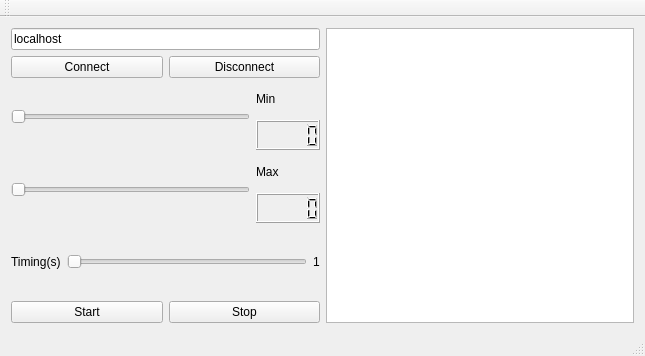
<?xml version="1.0" encoding="UTF-8"?>
<ui version="4.0">
 <class>MainWindow</class>
 <widget class="QMainWindow" name="MainWindow">
  <property name="geometry">
   <rect>
    <x>0</x>
    <y>0</y>
    <width>645</width>
    <height>356</height>
   </rect>
  </property>
  <property name="windowTitle">
   <string>MainWindow</string>
  </property>
  <widget class="QWidget" name="centralWidget">
   <layout class="QVBoxLayout" name="verticalLayout_5">
    <item>
     <layout class="QHBoxLayout" name="horizontalLayout_6">
      <item>
       <layout class="QVBoxLayout" name="verticalLayout_4">
        <item>
         <layout class="QVBoxLayout" name="verticalLayout_3">
          <item>
           <widget class="QLineEdit" name="lineEdit">
            <property name="text">
             <string>localhost</string>
            </property>
           </widget>
          </item>
          <item>
           <layout class="QHBoxLayout" name="horizontalLayout_3">
            <item>
             <widget class="QPushButton" name="buttonConnect">
              <property name="text">
               <string>Connect</string>
              </property>
             </widget>
            </item>
            <item>
             <widget class="QPushButton" name="buttonDisconnect">
              <property name="text">
               <string>Disconnect</string>
              </property>
             </widget>
            </item>
           </layout>
          </item>
         </layout>
        </item>
        <item>
         <layout class="QHBoxLayout" name="horizontalLayout_2">
          <item>
           <widget class="QSlider" name="sliderMin">
            <property name="orientation">
             <enum>Qt::Horizontal</enum>
            </property>
           </widget>
          </item>
          <item>
           <layout class="QVBoxLayout" name="verticalLayout">
            <item>
             <widget class="QLabel" name="label">
              <property name="text">
               <string>Min</string>
              </property>
             </widget>
            </item>
            <item>
             <widget class="QLCDNumber" name="lcdMin"/>
            </item>
           </layout>
          </item>
         </layout>
        </item>
        <item>
         <layout class="QHBoxLayout" name="horizontalLayout">
          <item>
           <widget class="QSlider" name="sliderMax">
            <property name="orientation">
             <enum>Qt::Horizontal</enum>
            </property>
           </widget>
          </item>
          <item>
           <layout class="QVBoxLayout" name="verticalLayout_2">
            <item>
             <widget class="QLabel" name="label_2">
              <property name="text">
               <string>Max</string>
              </property>
             </widget>
            </item>
            <item>
             <widget class="QLCDNumber" name="lcdMax"/>
            </item>
           </layout>
          </item>
         </layout>
        </item>
        <item>
         <layout class="QHBoxLayout" name="horizontalLayout_4">
          <item>
           <widget class="QLabel" name="label_3">
            <property name="text">
             <string>Timing(s)</string>
            </property>
           </widget>
          </item>
          <item>
           <widget class="QSlider" name="sliderTiming">
            <property name="minimum">
             <number>1</number>
            </property>
            <property name="maximum">
             <number>5</number>
            </property>
            <property name="orientation">
             <enum>Qt::Horizontal</enum>
            </property>
           </widget>
          </item>
          <item>
           <widget class="QLabel" name="label_4">
            <property name="text">
             <string>1</string>
            </property>
           </widget>
          </item>
         </layout>
        </item>
        <item>
         <layout class="QHBoxLayout" name="horizontalLayout_5">
          <item>
           <widget class="QPushButton" name="buttonStart">
            <property name="autoFillBackground">
             <bool>false</bool>
            </property>
            <property name="text">
             <string>Start</string>
            </property>
            <property name="checkable">
             <bool>false</bool>
            </property>
            <property name="autoRepeat">
             <bool>false</bool>
            </property>
           </widget>
          </item>
          <item>
           <widget class="QPushButton" name="buttonStop">
            <property name="text">
             <string>Stop</string>
            </property>
           </widget>
          </item>
         </layout>
        </item>
       </layout>
      </item>
      <item>
       <widget class="QTextEdit" name="textEdit"/>
      </item>
     </layout>
    </item>
   </layout>
  </widget>
  <widget class="QMenuBar" name="menuBar">
   <property name="geometry">
    <rect>
     <x>0</x>
     <y>0</y>
     <width>645</width>
     <height>21</height>
    </rect>
   </property>
  </widget>
  <widget class="QToolBar" name="mainToolBar">
   <attribute name="toolBarArea">
    <enum>TopToolBarArea</enum>
   </attribute>
   <attribute name="toolBarBreak">
    <bool>false</bool>
   </attribute>
  </widget>
  <widget class="QStatusBar" name="statusBar"/>
 </widget>
 <layoutdefault spacing="6" margin="11"/>
 <resources/>
 <connections>
  <connection>
   <sender>sliderMax</sender>
   <signal>valueChanged(int)</signal>
   <receiver>lcdMax</receiver>
   <slot>display(int)</slot>
   <hints>
    <hint type="sourcelabel">
     <x>94</x>
     <y>181</y>
    </hint>
    <hint type="destinationlabel">
     <x>268</x>
     <y>189</y>
    </hint>
   </hints>
  </connection>
  <connection>
   <sender>sliderMin</sender>
   <signal>valueChanged(int)</signal>
   <receiver>lcdMin</receiver>
   <slot>display(int)</slot>
   <hints>
    <hint type="sourcelabel">
     <x>95</x>
     <y>123</y>
    </hint>
    <hint type="destinationlabel">
     <x>296</x>
     <y>140</y>
    </hint>
   </hints>
  </connection>
  <connection>
   <sender>sliderTiming</sender>
   <signal>valueChanged(int)</signal>
   <receiver>label_4</receiver>
   <slot>setNum(int)</slot>
   <hints>
    <hint type="sourcelabel">
     <x>180</x>
     <y>229</y>
    </hint>
    <hint type="destinationlabel">
     <x>317</x>
     <y>214</y>
    </hint>
   </hints>
  </connection>
 </connections>
</ui>
